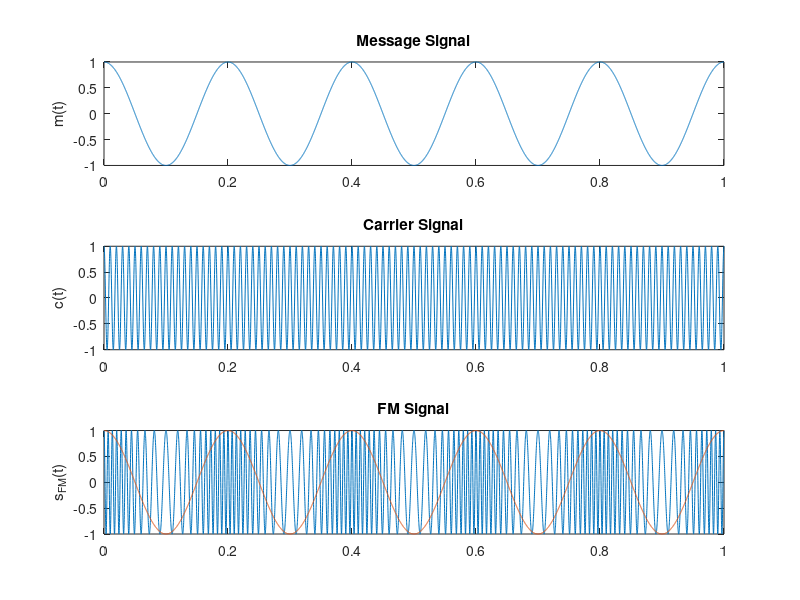
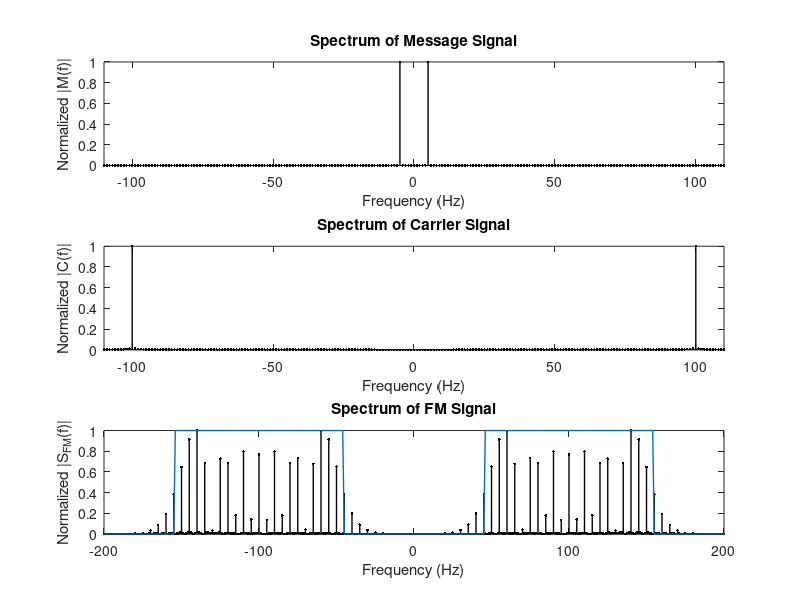

Reproduce these figures in MATLAB, in order.
clear all; close all; clc;
fs = 8000; % Sampling Frequency
fc = 100; % Carrier Frequency
Ac = 1; % Carrier Amplitude
fm = 5; % Message Frequency
Am = 1; % Message Amplitude
kf = 100*pi; % Modulation Coefficient
%% Time Domain Analysis
t = 0:1/fs:1;
M = Am*cos(2*pi*fm*t); % Message Signal
C = Ac*cos(2*pi*fc*t); % Carrier Signal
%Intergal of M(t),
M_int = zeros(1, length(t));
for i=1:length(t)
M_int(i) = 0.5*(1/fs)*(2*sum(M(1:i)) - M(1) - M(i));
end
% FM Signal
s_FM = Ac*cos(2*pi*fc*t + kf*M_int);
figure(1)
subplot(311);
plot(t, M); ylabel('m(t)');
title('Message Signal');
subplot(312);
plot(t, C); ylabel('c(t)');
title('Carrier Signal');
subplot(313);
plot(t, s_FM, t, M); ylabel('s_{FM}(t)');
title('FM Signal');
%% Frequency Domain Analysis
M_f = fftshift(abs(fft(M)));
f = linspace(-fs/2, fs/2, length(M_f)); % Frequency Grid
figure(2)
subplot(311);
stem(f, M_f/max(M_f), '.k', 'linewidth', 1);
xlabel('Frequency (Hz)');
ylabel('Normalized |M(f)|');
xlim([-110, 110])
title('Spectrum of Message Signal');
C_f = fftshift(abs(fft(C)));
subplot(312);
stem(f, C_f/max(C_f),'.k', 'linewidth', 1);
xlabel('Frequency (Hz)');
ylabel('Normalized |C(f)|');
xlim([-110, 110])
title('Spectrum of Carrier Signal');
S_FM_f = fftshift(abs(fft(s_FM)));
beta = (kf*Am/(2*pi))/fm;
BW = 2*fm*(beta+1);
BW_bound = zeros(1, length(f));
for i=1:length(f)
if(abs(f(i))< (fc + BW/2) && abs(f(i))>(fc - BW/2))
BW_bound(i)=1;
end
end
subplot(313);
stem(f, S_FM_f/max(S_FM_f),'.k', 'linewidth', 1); hold on;
plot(f, BW_bound, 'linewidth', 1)
xlabel('Frequency (Hz)');
ylabel('Normalized |S_{FM}(f)|');
xlim([-200, 200])
title('Spectrum of FM Signal');